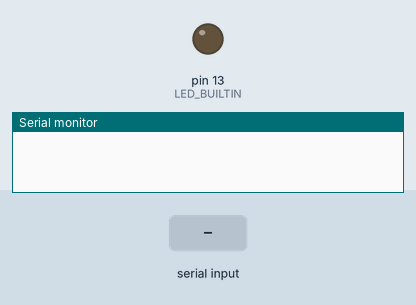
Recording of a sketch running on a simulated Arduino Uno, built with avr-gcc and run on an emulated ATmega328P. Shown: output pins drawn as LEDs (lit = HIGH), the last lines printed to the serial monitor. Dashed ring = blinking. The inputs (shaded band) are chosen by the test bench.

Above: at 1.2 s.
1.3 s: byte 30 received over Serial
At 1.7 s:
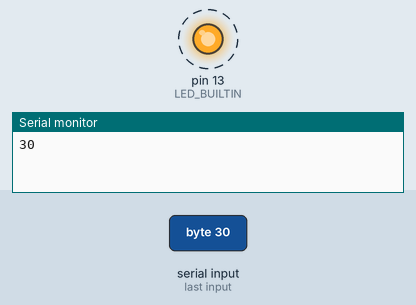
Timing chart, 0 to 10.3 s (numbered marks = the images above; inputs shaded):
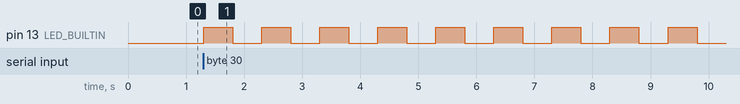

Measured:
- after the input at 1.3 s, pin 13 (LED_BUILTIN): alternates HIGH for 0.50 s and LOW for 0.50 s, starting at once

The sketch:

11.0_21112019_Serial_LED.ino
```cpp
void setup() {
  Serial.begin(9600);

  pinMode(LED_BUILTIN, OUTPUT);
}

void loop() {
  if (Serial.available() > 0) {
      byte iByte = Serial.read();

      // Receives incoming byte and blinks LED number of times, dose not matter if we write it in hex or as dec
      // When entering in serial monitor, one must use ASCII representation of byte e.g. M for 77 or 0x4D
      Serial.println(iByte);
      for (int i = 0; i < iByte; i++) {
        digitalWrite(LED_BUILTIN, HIGH);
        delay(500);
        digitalWrite(LED_BUILTIN, LOW);
        delay(500);
      }
   }
}
```
